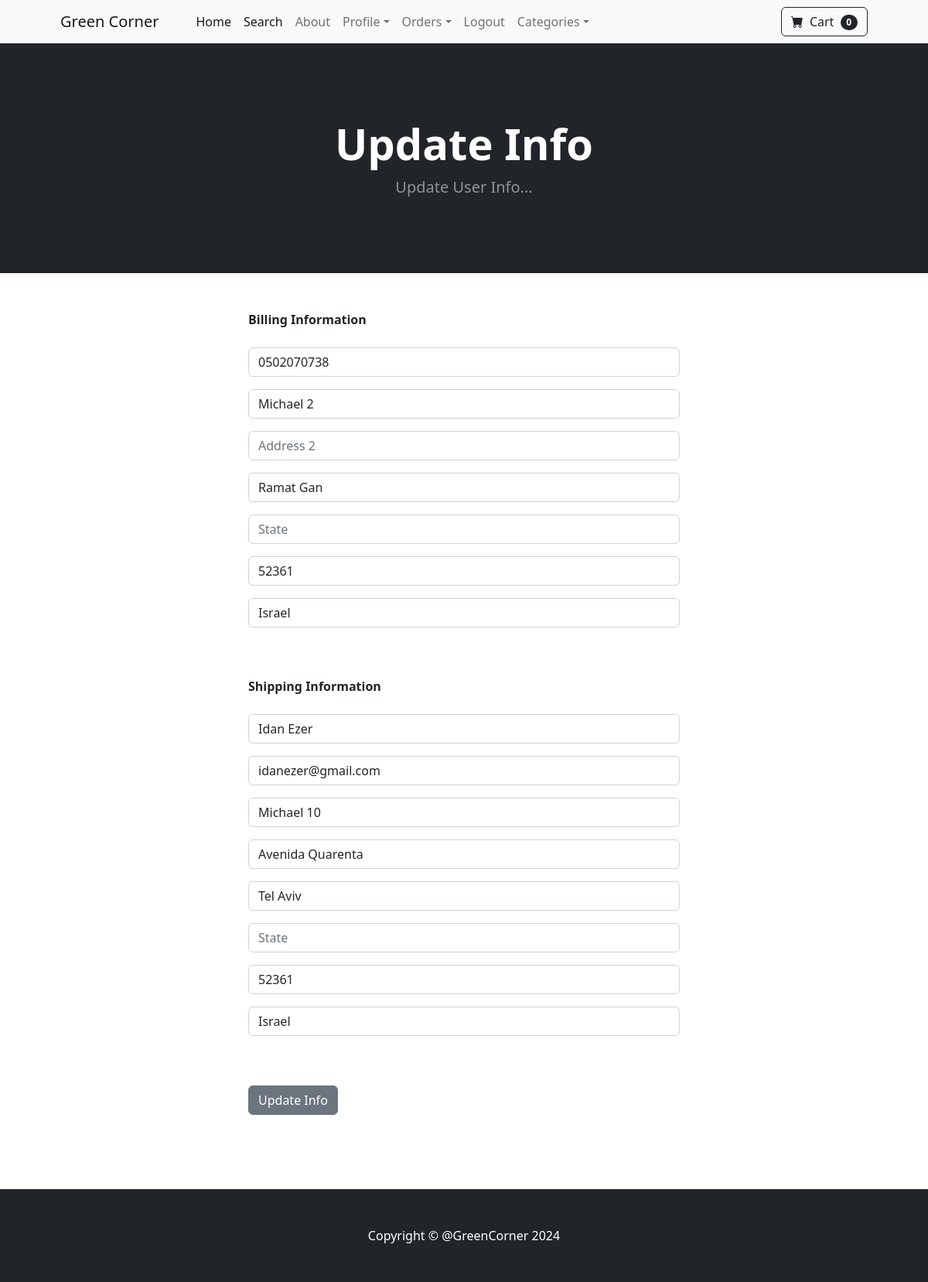
The page /update_info/ (signed in) on the database its author committed.
### store/models.py (models this page shows, shortened)
class Profile(models.Model):
    user = models.OneToOneField(User, on_delete=models.CASCADE)
    date_modified = models.DateTimeField(User, auto_now=True)
    phone = models.CharField(max_length=20, blank=True)
    address1 = models.CharField(max_length=200, blank=True)
    address2 = models.CharField(max_length=200, blank=True)
    city = models.CharField(max_length=200, blank=True)
    state = models.CharField(max_length=200, blank=True)
    zip = models.CharField(max_length=200, blank=True)
    country = models.CharField(max_length=200, blank=True)
    old_cart = models.CharField(max_length=2000, blank=True, null=True)

### payment/models.py (models this page shows, shortened)
class ShippingAddress(models.Model):
    user = models.ForeignKey(User, on_delete=models.CASCADE, null=True, blank=True)
    shipping_full_name = models.CharField(max_length=255)
    shipping_email = models.EmailField(max_length=255)
    shipping_address1 = models.CharField(max_length=255)
    shipping_address2 = models.CharField(max_length=255, null=True, blank=True)
    shipping_city = models.CharField(max_length=255)
    shipping_state = models.CharField(max_length=255, blank=True, null=True)
    shipping_zipcode = models.CharField(max_length=255, blank=True, null=True)
    shipping_country = models.CharField(max_length=255)
    class Meta:
        verbose_name_plural = 'Shipping Address'

### store/views.py (the view)
# urls.py: path('update_info/', views.update_info, name='update_info'),
def update_info(request):
    if request.user.is_authenticated:
        current_user = Profile.objects.get(user__id=request.user.id)
        shipping_user = ShippingAddress.objects.get(user__id=request.user.id)
        form = UserInfoForm(request.POST or None, instance=current_user)
        shipping_form = ShippingAddressForm(request.POST or None, instance=shipping_user)
        if form.is_valid() or shipping_form.is_valid():
            form.save()
            shipping_form.save()
            messages.success(request, 'Your info has been updated!')
            return redirect('home')
        else:
            context = {'form': form, 'shipping_form': shipping_form}
            return render(request, 'update_info.html', context)
    else:
        messages.error(request, 'You are not logged in')
        return redirect('login')

### store/forms.py
class UserInfoForm(forms.ModelForm):
    phone = forms.CharField(label="", widget=forms.TextInput(attrs={'class': 'form-control', 'placeholder': 'Phone'}), required=False)
    address1 = forms.CharField(label="", widget=forms.TextInput(attrs={'class': 'form-control', 'placeholder': 'Address 1'}), required=False)
    address2 = forms.CharField(label="", widget=forms.TextInput(attrs={'class': 'form-control', 'placeholder': 'Address 2'}), required=False)
    city = forms.CharField(label="", widget=forms.TextInput(attrs={'class': 'form-control', 'placeholder': 'City'}), required=False)
    state = forms.CharField(label="", widget=forms.TextInput(attrs={'class': 'form-control', 'placeholder': 'State'}), required=False)
    zip = forms.CharField(label="", widget=forms.TextInput(attrs={'class': 'form-control', 'placeholder': 'Zip'}), required=False)
    country = forms.CharField(label="", widget=forms.TextInput(attrs={'class': 'form-control', 'placeholder': 'Country'}), required=False)
    class Meta:
        model = Profile
        fields = ['phone', 'address1', 'address2', 'city', 'state', 'zip', 'country']

### cart/cart.py (called while the page is built)
    def __len__(self):
        return len(self.cart)

### cart/context_processors.py (called while the page is built)
def cart(request):
    return {'cart': Cart(request)}

### store/templates/update_info.html (shortened to what this page needs)
{% extends 'base.html' %}
{% block content %}
     <header class="bg-dark py-5">
            <div class="container px-4 px-lg-5 my-5">
                <div class="text-center text-white">
                    <h1 class="display-4 fw-bolder">Update Info</h1>
                    <p class="lead fw-normal text-white-50 mb-0">Update User Info...</p>
                </div>
            </div>
        </header>
    <div class="container">
        <div class="row">
            <div>
                <div class="col-md-6 offset-md-3">
                    <br/><br/>
                    <strong>Billing Information</strong>
                    <br/><br/>
                    <form method="POST" action="{% url 'update_info' %}">
                        {{ form.as_p }}
                        <br/><br/>
                        <strong>Shipping Information</strong>
                        <br/><br/>
                        {{ shipping_form.as_p }}
                        <br/><br/>
                        <button type="submit" class="btn btn-secondary">Update Info</button>
                    </form>
                    <br/>
                    <br/><br/><br/>
                </div>
            </div>
        </div>
    </div>
{% endblock content %}z

### rows shown on the page
Profile: phone "0502070738", address1 "Michael 2", city "Ramat Gan", zip "52361", country "Israel"
ShippingAddress: shipping_full_name "Idan Ezer", shipping_email "idanezer@gmail.com", shipping_address1 "Michael 10", shipping_address2 "Avenida Quarenta", shipping_city "Tel Aviv", shipping_zipcode "52361", shipping_country "Israel"

### other values the page prints
{{ cart|length }} "0"
